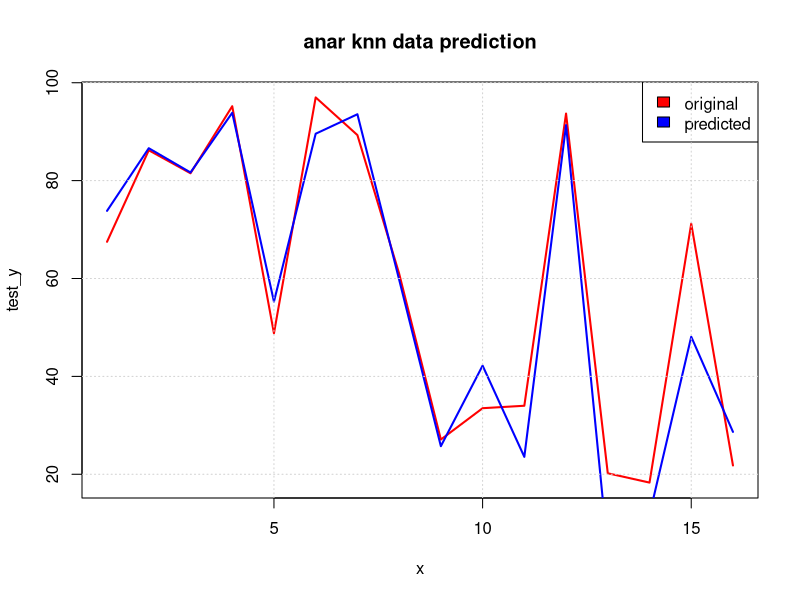

Write R code to recreate this figure.
library(psych)
library(caret)
library(dplyr)
library(car)
library(Metrics)

anar=read.csv("ANAR/HousingANAR.csv")
dt=subset(anar,select = c(reg,develop,level,X,
                          Total.Point.estimate,Children.without.functional.difficulties.Point.estimate,
                          Children.with.functional.difficulties.Point.estimate,Time.period))
str(dt)

indexes = createDataPartition(dt$Children.with.functional.difficulties.Point.estimate, 
                              p = .85, list = F)

set.seed(4)
train = dt[indexes, ]
test = dt[-indexes, ]

train_x = train[, -6]
train_x = scale(train_x)[,]
train_y = train[,6]

test_x = test[, -6]
test_x = scale(test[,-6])[,]
test_y = test[,6]

knnmodel = knnreg(train_x, train_y)
str(knnmodel)

pred_y = predict(knnmodel, data.frame(test_x))

print(data.frame(test_y, pred_y))

mse = mean((test_y - pred_y)^2)
mae = caret::MAE(test_y, pred_y)
rmse = caret::RMSE(test_y, pred_y)

cat("MSE: ", mse, "MAE: ", mae, " RMSE: ", rmse)
#MSE:  80.29747 MAE:  7.76875  RMSE:  8.960886

x = 1:length(test_y)

plot(x, test_y, col = "red", type = "l", lwd=2,
     main = "anar knn data prediction")
lines(x, pred_y, col = "blue", lwd=2)
legend("topright",  legend = c("original", "predicted"), 
       fill = c("red", "blue"), col = 2:3,  adj = c(0, 0.6))
grid()

cor(data.frame(test_y, pred_y))
#           test_y    pred_y
# test_y 1.0000000 0.9739955
# pred_y 0.9739955 1.0000000
